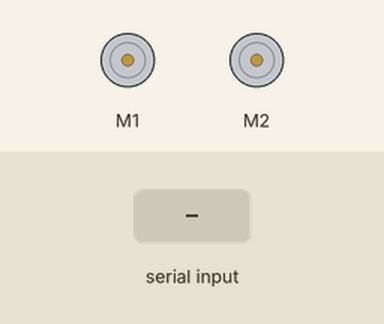
Bench run of a program on a simulated Raspberry Pi (BCM pin numbers). Parts: 2 × DC motor (green arrow = forward, orange = backward, longer = faster). The test bench sets the inputs (shaded band). Motors are numbered in the order the program creates them (left before right in a Robot).

Above: at 1.2 s.
1.3 s: "w" typed at the terminal
At 1.6 s:
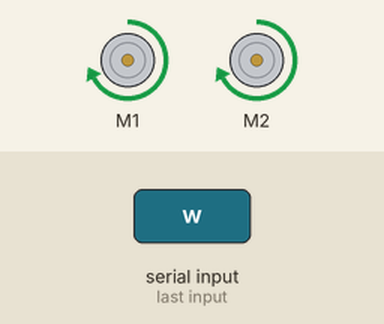
2.8 s: "s" typed at the terminal
At 3.9 s:
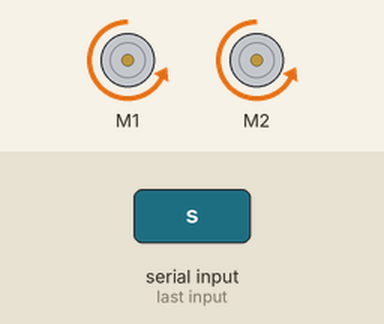
4.3 s: "a" typed at the terminal
At 5.1 s:
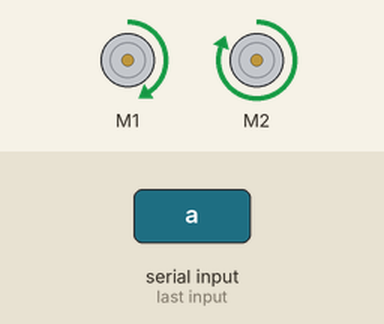
5.8 s: "d" typed at the terminal
At 6.2 s:
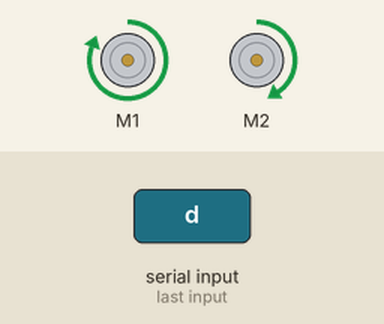
7.3 s: "1" typed at the terminal
At 8.5 s:
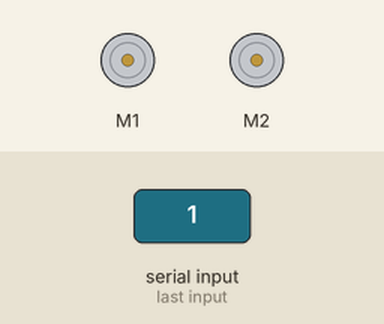
Timing chart, 0 to 9.8 s (numbered marks = the images above; inputs shaded):
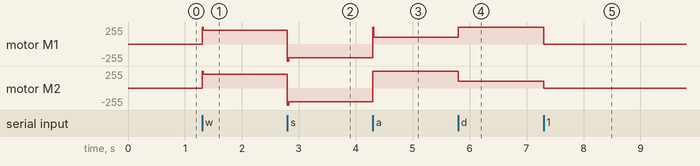

Measured:
- after the input at 1.3 s, motor M1, motor M2: stopped → forward 204/255 at once
- after the input at 2.8 s, motor M1, motor M2: forward 204/255 → backward 204/255 at once
- after the input at 4.3 s, motor M1: backward 204/255 → forward 102/255 at once; motor M2: backward 204/255 → forward 255/255 at once
- after the input at 5.8 s, motor M1: forward 102/255 → forward 255/255 at once; motor M2: forward 255/255 → forward 102/255 at once
- after the input at 7.3 s, motor M1: forward 255/255 → stopped at once; motor M2: forward 102/255 → stopped at once

The program:

robot.py
```python
from gpiozero import Motor  # Import the Motor class from gpiozero library
import time  # Import the time module
import sys  # Import the sys module
import termios  # Import the termios module
import tty  # Import the tty module

class Robot:
    def __init__(self):
        # Define motor pins
        self.left_motor = Motor(forward=5, backward=6, enable=12)  # Initialize left motor pins
        self.right_motor = Motor(forward=27, backward=22, enable=13)  # Initialize right motor pins

    def move_forward(self):
        self.left_motor.forward()  # Move left motor forward
        self.right_motor.forward()  # Move right motor forward
        self.right_motor.value = 0.8 # Set right motor speed to 80%
        self.left_motor.value = 0.8 # Set left motor speed to 80%

    def move_backward(self):
        self.left_motor.backward()  # Move left motor backward
        self.right_motor.backward()  # Move right motor backward
        self.right_motor.value = -0.8  # Set right motor speed to 80%
        self.left_motor.value = -0.8 # Set left motor speed to 80%

    def turn_left(self):
        # Turn left by moving Right motor Faster
        self.left_motor.forward()
        self.right_motor.forward()
        self.left_motor.value = 0.4  # Set left motor speed to 40%
        self.right_motor.value = 1  # Set right motor speed to 100%

    def turn_right(self):
        # Turn right by moving left motor Faster
        self.left_motor.forward()
        self.right_motor.forward()
        self.right_motor.value = 0.4  # Set right motor speed to 40%
        self.left_motor.value = 1  # Set left motor speed to 100%

    def stop_motors(self):
        self.left_motor.stop()  # Stop the left motor
        self.right_motor.stop()  # Stop the right motor

def get_key():
    # Read a single keypress without waiting for Enter
    fd = sys.stdin.fileno()
    old_settings = termios.tcgetattr(fd)
    try:
        tty.setraw(sys.stdin.fileno())
        ch = sys.stdin.read(1)
    finally:
        termios.tcsetattr(fd, termios.TCSADRAIN, old_settings)
    return ch

if __name__ == "__main__":
    robot = Robot()  # Create an instance of the Robot class
    try:
        while True:
            key = get_key()  # Get user input
            if key == 'w':
                robot.move_forward()  # Move forward if 'w' key is pressed
            elif key == 's':
                robot.move_backward()  # Move backward if 's' key is pressed
            elif key == 'a':
                robot.turn_left()  # Turn left if 'a' key is pressed
            elif key == 'd':
                robot.turn_right()  # Turn right if 'd' key is pressed
            else:
                robot.stop_motors()  # Stop motors for other keys
    except KeyboardInterrupt:
        robot.stop_motors()  # Stop motors on keyboard interrupt
```
